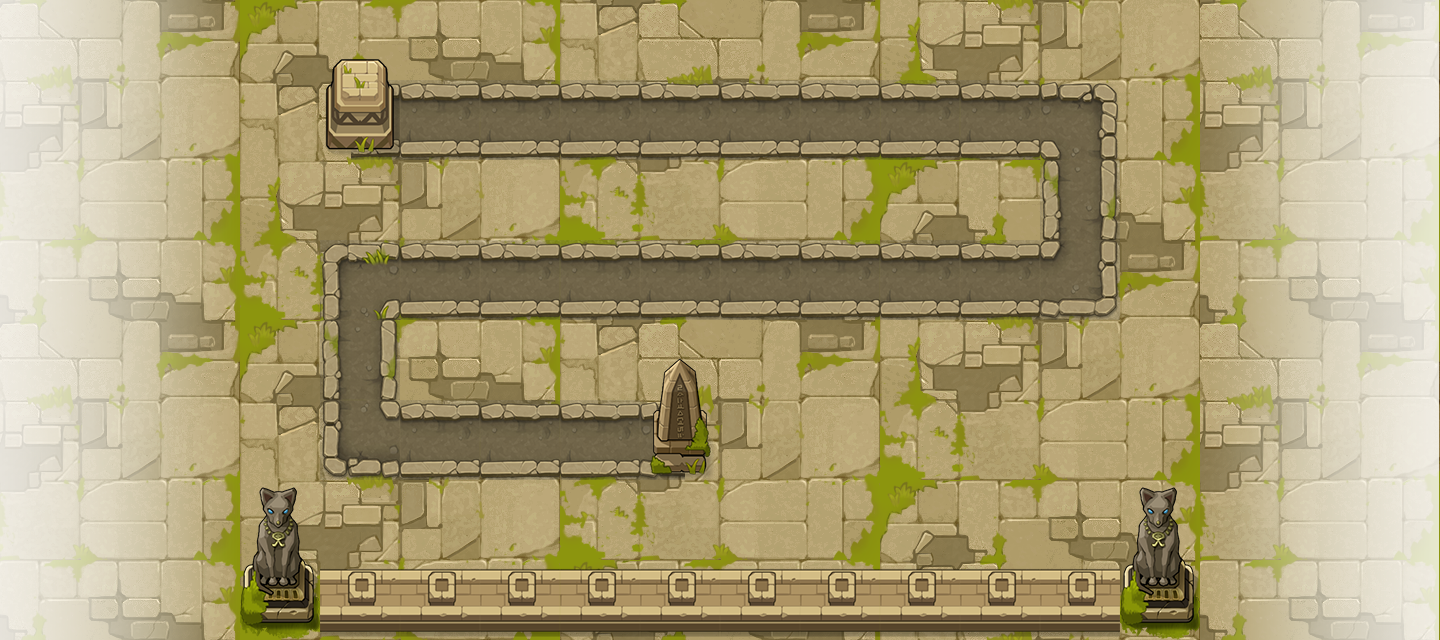

Rendered tile map (Tiled .tmx) drawn with the repository's tilesets; below, a short description and the map source with its tile grids summarised:
An orthogonal 18x8 tile map with 80x80 px tiles, 3 tile layers (background, road, object) and 12 objects (P0, P1, P2, P3, P4, ...).

<map version="1.0" tiledversion="1.0.3" orientation="orthogonal" renderorder="right-down" width="18" height="8" tilewidth="80" tileheight="80" nextobjectid="13">
 <tileset firstgid="1" source="huangye.tsx" />
 <layer name="background" width="18" height="8">
  <data>[144 cells, 144 non-empty, 16 distinct tile ids]</data>
 </layer>
 <layer name="road" width="18" height="8">
  <data>[144 cells, 27 non-empty, 8 distinct tile ids]</data>
 </layer>
 <layer name="object" width="18" height="8">
  <data>[144 cells, 66 non-empty, 13 distinct tile ids]</data>
 </layer>
 <objectgroup name="path" visible="0">
  <object id="1" name="P0" x="400" y="120" />
  <object id="2" name="P1" x="1080" y="120" />
  <object id="3" name="P2" x="1080" y="280" />
  <object id="4" name="P3" x="360" y="280" />
  <object id="5" name="P4" x="360" y="440" />
  <object id="6" name="P5" x="640" y="440" />
  <object id="7" name="O0" x="240" y="80" width="80" height="400" />
  <object id="8" name="O1" x="320" y="160" width="720" height="80" />
  <object id="9" name="O2" x="400" y="320" width="240" height="80" />
  <object id="10" name="O3" x="1120" y="80" width="80" height="400" />
  <object id="11" name="O4" x="720" y="320" width="400" height="160" />
  <object id="12" name="O5" x="320" y="480" width="800" height="80" />
 </objectgroup>
</map>
